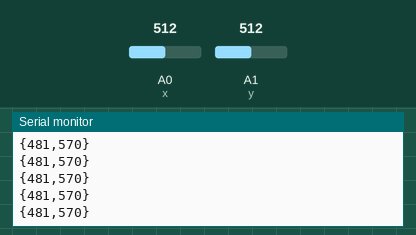
Simulated run of this sketch. Board: Arduino Uno, built with avr-gcc and run on an emulated ATmega328P. Shown: the last lines printed to the serial monitor. The test bench sets the inputs (shaded band); at power-on: A1 (y) = 512, A0 (x) = 512. The modem accepts every AT command (registered, SIM ready, sends succeed) and sends nothing else.

Above: at 4.2 s.
4.3 s: A1 (y) set to 111
At 4.9 s:
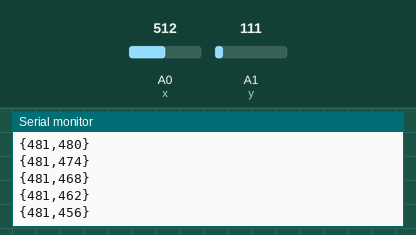
7.3 s: A1 (y) set to 96
At 8.4 s:
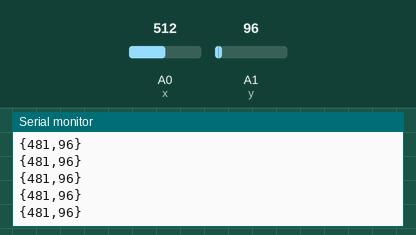
Timing chart, 0 to 10.3 s (numbered marks = the images above; inputs shaded):
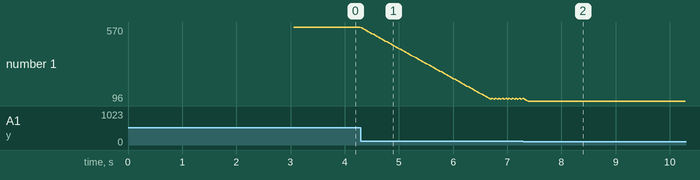

The sketch:

BT_TRANSMIT_4_4_23_V4.ino
```cpp
#include <AltSoftSerial.h>
AltSoftSerial BTserial;
int x = A0;
int y = A1;
int joystickX = 0; //Holds joystick x value for transmission (STEERING)
int joystickY = 0; //Holds joystick y value for transmission (THROTTLE)
int storedX = 0; //Holds analog value for curve
int storedY = 0; //Holds analog value for curve
int scaleFactor = 6; //Variable for scaling output


void setup() {
  // put your setup code here, to run once:
  pinMode(x, INPUT);
  pinMode(y, INPUT);
  BTserial.begin(9600);
  Serial.begin(9600);
  BTserial.print("AT");
  delay(1000);
  BTserial.print("AT+CO094A9A83AED70");
  delay(1000);
  BTserial.print("AT+CO094A9A83AED70");
  delay(1000);
  BTserial.print("AT+CO094A9A83AED70");
  storedX = analogRead(x);
  storedY = analogRead(y);
}

void loop() {
  // put your main code here, to run repeatedly:
  joystickX = analogRead(x);
  joystickY = analogRead(y);

  //Acceleration Curve
  if (joystickX > storedX) { //If joystick value is larger than stored value (X)
    storedX += scaleFactor;
  }
  else if (joystickX < storedX) {
    storedX -= scaleFactor;
  }
  else {
    storedX = storedX;
  }
  if (joystickY > storedY) { //If joystick value is larger than stored value (X)
    storedY += scaleFactor;
  }
  else if (joystickY < storedY) {
    storedY -= scaleFactor;
  }
  else {
    storedY = storedY;
  }

  //Centering forgiveness
  if (400 < joystickX && joystickX < 600)
  {
    storedX = 481; //Experimentally determined center value (STEERING)
  }
  if (400 < joystickY && joystickY < 600)
  {
    storedY = 570; //Experimentally determined center value (THROTTLE)
  }


  Serial.print("{");
  Serial.print(storedX);
  Serial.print(",");
  Serial.print(storedY);
  Serial.print("}\n");

  BTserial.print("{");
  BTserial.print(storedX);
  BTserial.print(",");
  BTserial.print(storedY);
  BTserial.print("}\n");
  delay(20);
}
```

Measured:
- after the input at 4.3 s, the serial monitor: prints a new line at once (image 1)
- after the input at 7.3 s, the serial monitor: prints a new line after 0.05 s (image 2)
- plotted number 1: 570 → 114 after the input at 4.3 s, 114 → 96 after the input at 7.3 s
